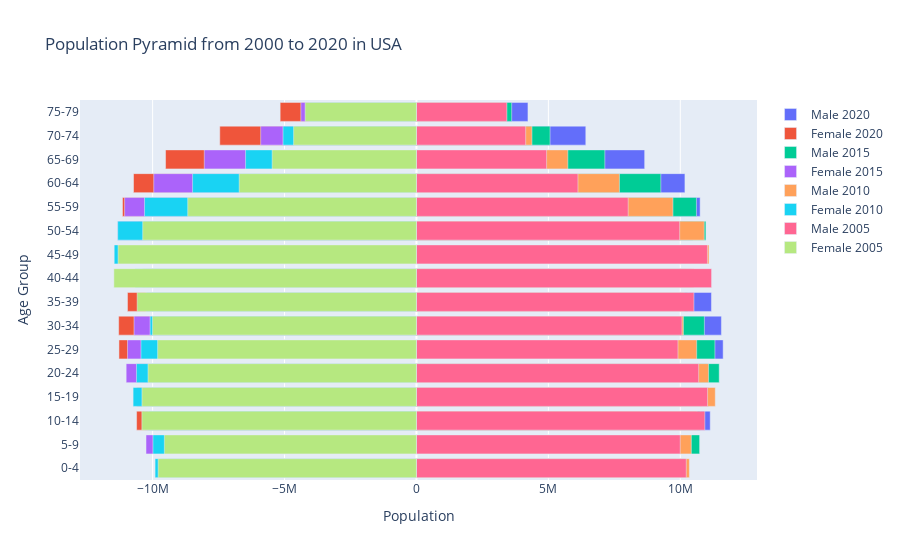

Here is the notebook cell this chart was saved with:
### Markdown cell above
### **[C] Animated Population Pyramids:**

### Code cell
before_year = int(input("Please enter beginning year (should be divisible by 5): "))  # e.g. 2000, 2005, 2010, 2015 .......
post_year = int(input("Please enter ending year (should be divisible by 5): "))  # e.g. 2000, 2005, 2010, 2015 .......
year_range = range(post_year, before_year, -5)
country_input = str(input("Please enter the country name: "))

age_groups = ['0-4', '5-9', '10-14', '15-19', '20-24', '25-29', '30-34', '35-39', '40-44', '45-49', '50-54', '55-59', '60-64', '65-69', '70-74', '75-79']
age_range = ['0004', '0509', '1014', '1519', '2024', '2529', '3034', '3539', '4044', '4549', '5054', '5559', '6064', '6569', '7074', '7579']

def male_pop_func(year_chosen):
    male_population = []  
    for age_range_index in age_range:
        range_3 = len(wbdata.get_data("SP.POP." + str(age_range_index) + ".MA", country=[country_input]))
        for index in range(0, range_3):
            if wbdata.get_data("SP.POP." + str(age_range_index) + ".MA", country=[country_input])[index]["date"] == str(year_chosen):
                male_population.append(wbdata.get_data("SP.POP." + str(age_range_index) + ".MA", country=[country_input])[index]["value"])
                break
    return male_population

def female_pop_func(year_chosen):
    female_population = []  
    for age_range_index in age_range:
        range_3 = len(wbdata.get_data("SP.POP." + str(age_range_index) + ".FE", country=[country_input]))
        for index in range(0, range_3):
            if wbdata.get_data("SP.POP." + str(age_range_index) + ".FE", country=[country_input])[index]["date"] == str(year_chosen):
                female_population.append(wbdata.get_data("SP.POP." + str(age_range_index) + ".FE", country=[country_input])[index]["value"])
                break
    return female_population

bins = []
for year_chosen in year_range:
    male_data = male_pop_func(year_chosen)
    female_data = female_pop_func(year_chosen)

    # male
    bins.append(go.Bar(
        x=male_data,
        y=age_groups,
        orientation='h',
        name='Male {:d}'.format(year_chosen),
    ))

    # female
    bins.append(go.Bar(
        x=[-x for x in female_data],
        y=age_groups,
        orientation='h',
        name='Female {:d}'.format(year_chosen),
    ))

layout = go.Layout(
    barmode='overlay',
    title='Population Pyramid from ' + str(before_year) + " to " + str(post_year) + " in " + country_input,
    xaxis=dict(title='Population'),
    yaxis=dict(title='Age Group')
)

py.iplot(dict(data=bins, layout=layout))

### Figure 1 — Plotly figure (JSON) as saved in the notebook; plotly's stock layout.template omitted (floating-point values rounded to 4 significant figures)
{"data": [{"name": "Male 2020", "orientation": "h", "type": "bar", "x": [9852347, 10415543, 11134875, 11075090, 11019470, 11624513, 11559052, 11181543, 10435554, 10280074, 10473078, 10752513, 10175797, 8649904, 6418700, 4226291], "y": ["0-4", "5-9", "10-14", "15-19", "20-24", "25-29", "30-34", "35-39", "40-44", "45-49", "50-54", "55-59", "60-64", "65-69", "70-74", "75-79"]}, {"name": "Female 2020", "orientation": "h", "type": "bar", "x": [-9417809, -9939364, -10607318, -10600168, -10598541, -11276010, -11286667, -10952946, -10377044, -10279207, -10548138, -11142190, -10724223, -9509650, -7454655, -5166253], "y": ["0-4", "5-9", "10-14", "15-19", "20-24", "25-29", "30-34", "35-39", "40-44", "45-49", "50-54", "55-59", "60-64", "65-69", "70-74", "75-79"]}, {"name": "Male 2015", "orientation": "h", "type": "bar", "x": [10158635, 10733260, 10756026, 10824567, 11476087, 11312313, 10913917, 10288299, 10227065, 10521101, 10970622, 10612104, 9262609, 7140032, 5064196, 3609435], "y": ["0-4", "5-9", "10-14", "15-19", "20-24", "25-29", "30-34", "35-39", "40-44", "45-49", "50-54", "55-59", "60-64", "65-69", "70-74", "75-79"]}, {"name": "Female 2015", "orientation": "h", "type": "bar", "x": [-9697341, -10250428, -10297824, -10361913, -11002885, -10952490, -10704482, -10243210, -10263042, -10614240, -11321609, -11061262, -9956969, -8041966, -5903399, -4382380], "y": ["0-4", "5-9", "10-14", "15-19", "20-24", "25-29", "30-34", "35-39", "40-44", "45-49", "50-54", "55-59", "60-64", "65-69", "70-74", "75-79"]}, {"name": "Male 2010", "orientation": "h", "type": "bar", "x": [10345121, 10418138, 10636536, 11326273, 11072007, 10620540, 10118187, 10149372, 10513219, 11087358, 10907958, 9721367, 7693110, 5737754, 4377279, 3399915], "y": ["0-4", "5-9", "10-14", "15-19", "20-24", "25-29", "30-34", "35-39", "40-44", "45-49", "50-54", "55-59", "60-64", "65-69", "70-74", "75-79"]}, {"name": "Female 2010", "orientation": "h", "type": "bar", "x": [-9906973, -9987205, -10159698, -10739825, -10611916, -10440852, -10094440, -10240513, -10664924, -11455853, -11323550, -10306767, -8485748, -6477415, -5057149, -4064584], "y": ["0-4", "5-9", "10-14", "15-19", "20-24", "25-29", "30-34", "35-39", "40-44", "45-49", "50-54", "55-59", "60-64", "65-69", "70-74", "75-79"]}, {"name": "Male 2005", "orientation": "h", "type": "bar", "x": [10226976, 9998919, 10930269, 11034845, 10697172, 9911532, 10064119, 10516968, 11186436, 11029852, 9976819, 8025062, 6120785, 4932860, 4139860, 3427176], "y": ["0-4", "5-9", "10-14", "15-19", "20-24", "25-29", "30-34", "35-39", "40-44", "45-49", "50-54", "55-59", "60-64", "65-69", "70-74", "75-79"]}, {"name": "Female 2005", "orientation": "h", "type": "bar", "x": [-9790875, -9554825, -10406832, -10403871, -10174050, -9810009, -10002429, -10585420, -11469307, -11309235, -10375512, -8669326, -6718823, -5469175, -4655966, -4218551], "y": ["0-4", "5-9", "10-14", "15-19", "20-24", "25-29", "30-34", "35-39", "40-44", "45-49", "50-54", "55-59", "60-64", "65-69", "70-74", "75-79"]}], "layout": {"barmode": "overlay", "title": {"text": "Population Pyramid from 2000 to 2020 in USA"}, "xaxis": {"title": {"text": "Population"}}, "yaxis": {"title": {"text": "Age Group"}}}}
